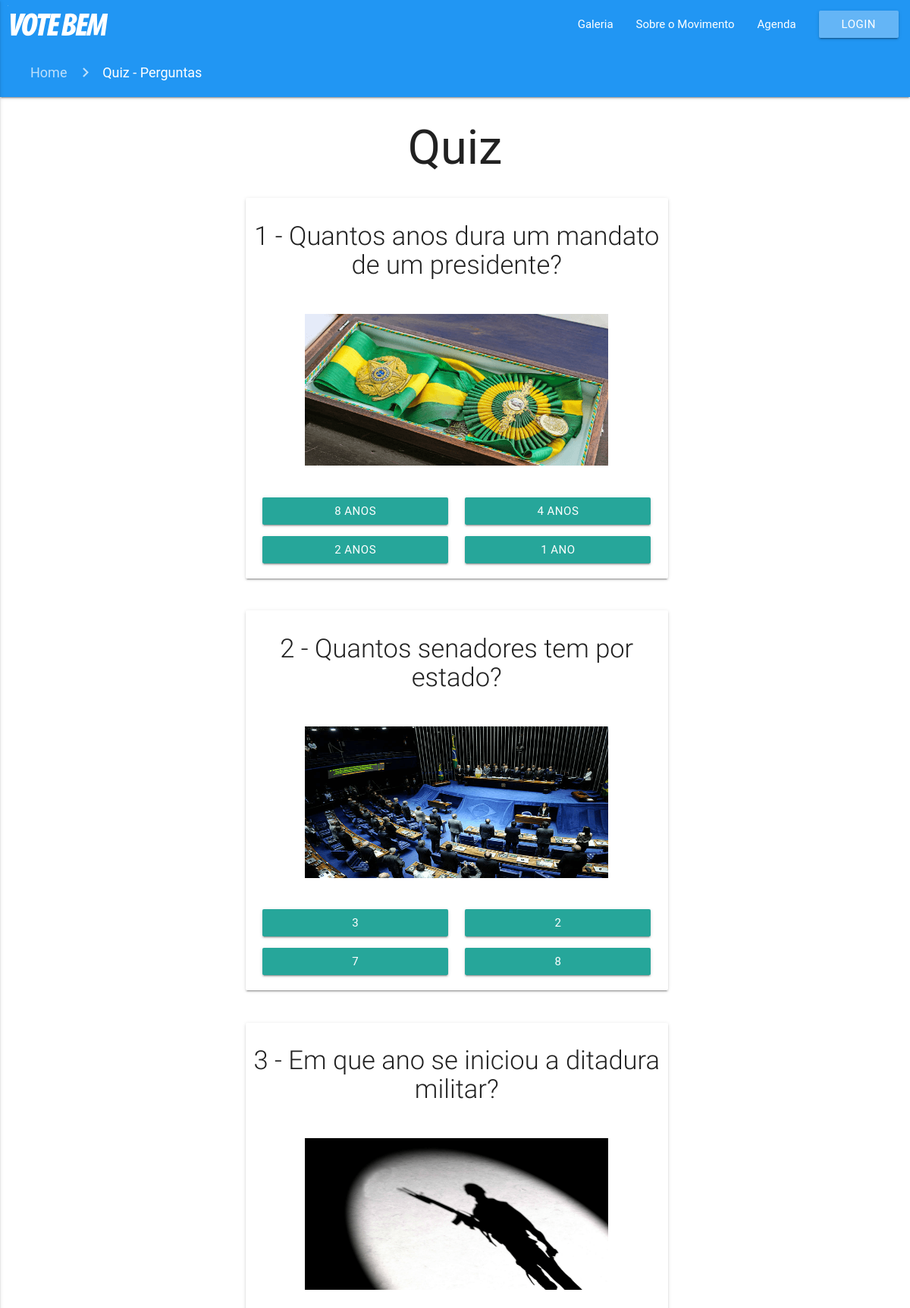
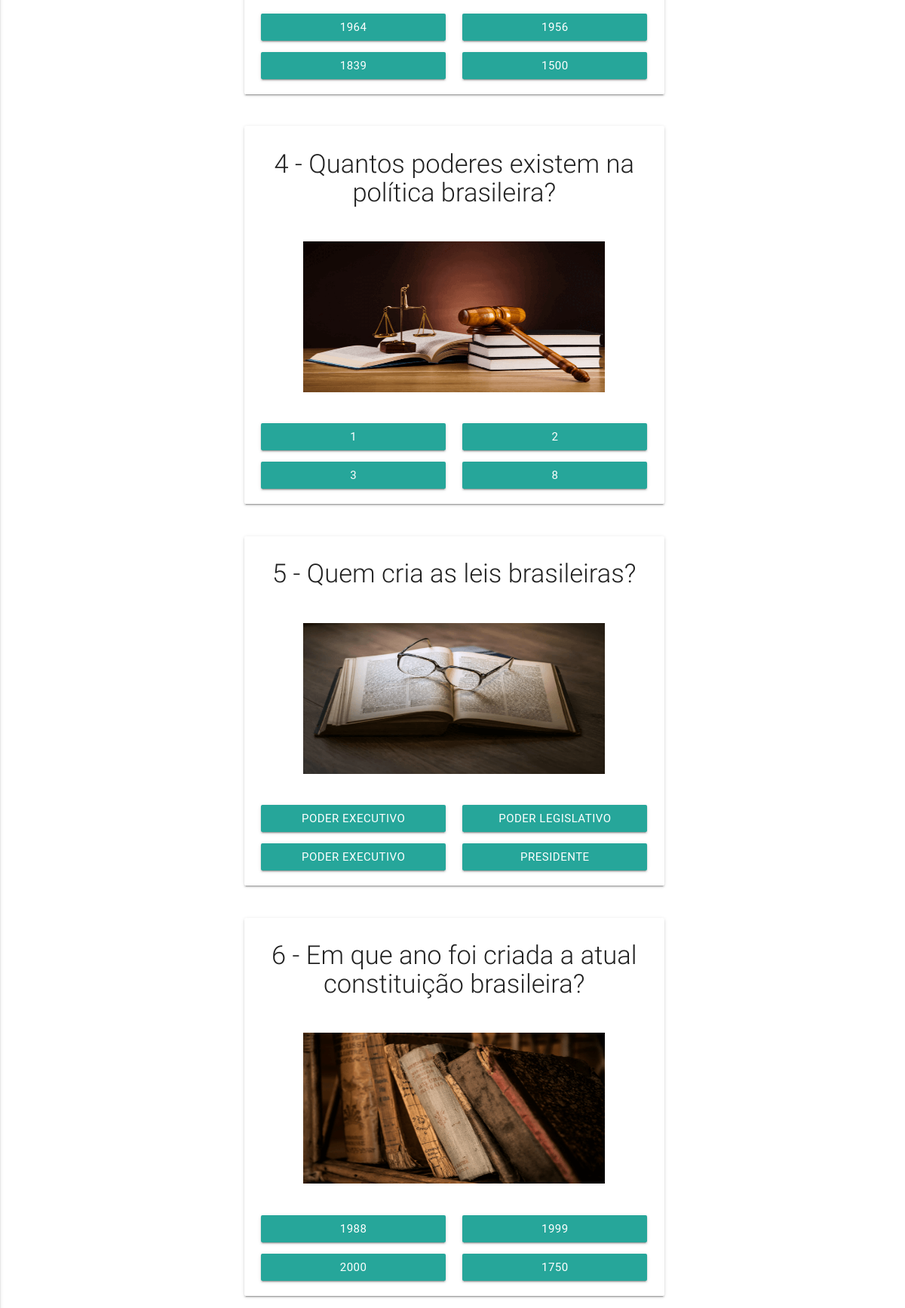
The app's page /quiz/quiz_perguntas.php (upper part) with its own data (2 pictures, top to bottom).
### tables this page shows
CREATE TABLE IF NOT EXISTS `tb_quiz` (
`id_questao` int(3) NOT NULL,
  `pergunta` varchar(100) NOT NULL,
  `resposta1` varchar(60) NOT NULL,
  `resposta2` varchar(60) NOT NULL,
  `resposta3` varchar(60) NOT NULL,
  `resposta4` varchar(60) NOT NULL,
  `img` varchar(100) NOT NULL,
  `respostaCorreta` int(1) DEFAULT NULL
);

### quiz/quiz_perguntas.php (the view, shortened to what this page needs)
<!DOCTYPE html>
<html lang="pt-br">
	<head>
		<link type="text/css" rel="stylesheet" href="../css/materialize.min.css" media="screen,projection" />
		<link rel="stylesheet" href="../css/estilo.css">
	</head>
	<?php
		$sql = "SELECT * FROM tb_quiz";
		include "../PaginasProcessamento/conexao.php";
		$vb = $banco -> prepare($sql);
		$vb -> execute();
        $cont = 0;
	?>
	<body>
		<main>
			<?php include "../PaginasProcessamento/nav2.php"; ?>
			<nav class="hide-on-small-only">
				<div class="nav-wrapper blue espacamento-lateral">
					<div class="col s12">
						<a href="../index.php" class="breadcrumb">Home</a>
						<a href="quiz_perguntas.php" class="breadcrumb">Quiz - Perguntas</a>
					</div>
				</div>
			</nav>
			<div class='container'>
				<h1 class='center'>Quiz</h1>
			<?php
				foreach($vb as $quiz){
					$pergunta       = $quiz["pergunta"];
					$resposta1      = $quiz["resposta1"];
					$resposta2      = $quiz["resposta2"];
					$resposta3      = $quiz["resposta3"];
					$resposta4      = $quiz["resposta4"];
					$img            = $quiz['img'];
					$cont ++;
                    echo "
                <div class='row'>
                    <div class='col s10 offset-s2'>
                        <div class='card-panel col s12 center' id='containerCard'>
                            <div class='row center'>
                                <h1 class='flow-text perguntatxt'>$cont - $pergunta</h1>
                            </div>
                            <div class='row center'>
                                <img class='img responsive-img'src='../imgs/quiz/$img'>
                            </div>
                            <div class='row'>
                                <div class='center col s12'>
                                    <div class='input-field col s6'>
                                        <a class='waves-effect waves-light btn botaoresposta'>$resposta1</a>
                                    </div>
                                    <div class='input-field col s6'>
                                      <a class='waves-effect waves-light btn botaoresposta'>$resposta2</a>
                                    </div>
                                    <div class='input-field col s6'>
                                      <a class='waves-effect waves-light btn botaoresposta'>$resposta3</a>
                                    </div>
                                    <div class='input-field col s6'>
                                      <a class='waves-effect waves-light btn botaoresposta'>$resposta4</a>
                                    </div>
                                </div>
                            </div>
                        </div>
                    </div>
                </div>
                    ";
				}
			?>
			<h5>Para conferir o resultado, clique no botão abaixo!</h5><br>
			</div><br>
		</main>
	</body>
</html>

### css/estilo.css (style rules this page uses)
html,body { height: 100%; }
body { display: flex; min-height: 100vh; flex-direction: column; }
main { flex: 1 0 auto; }
.espacamento-lateral { padding-left: 40px; }

### quiz/quiz_perguntas.php (style rules this page uses)
.botaoresposta { width: 100%; }
#containerCard { width: 80%; }
.perguntatxt { font-size: 230%; }

### records on screen
tb_quiz: pergunta "Quantos anos dura um mandato de um presidente?", img (picture), resposta1 "8 ANOS", resposta2 "4 ANOS", resposta3 "2 ANOS", resposta4 "1 ANO"
tb_quiz: pergunta "Quantos senadores tem por estado?", img (picture), resposta1 "3", resposta2 "2", resposta3 "7", resposta4 "8"
tb_quiz: pergunta "Em que ano se iniciou a ditadura militar?", img (picture), resposta1 "1964", resposta2 "1956", resposta3 "1839", resposta4 "1500"
tb_quiz: pergunta "Quantos poderes existem na política brasileira?", img (picture), resposta1 "1", resposta2 "2", resposta3 "3", resposta4 "8"
tb_quiz: pergunta "Quem cria as leis brasileiras?", img (picture), resposta1 "PODER EXECUTIVO", resposta2 "PODER LEGISLATIVO", resposta3 "PODER EXECUTIVO", resposta4 "PRESIDENTE"
tb_quiz: pergunta "Em que ano foi criada a atual constituição brasileira?", img (picture), resposta1 "1988", resposta2 "1999", resposta3 "2000", resposta4 "1750"
